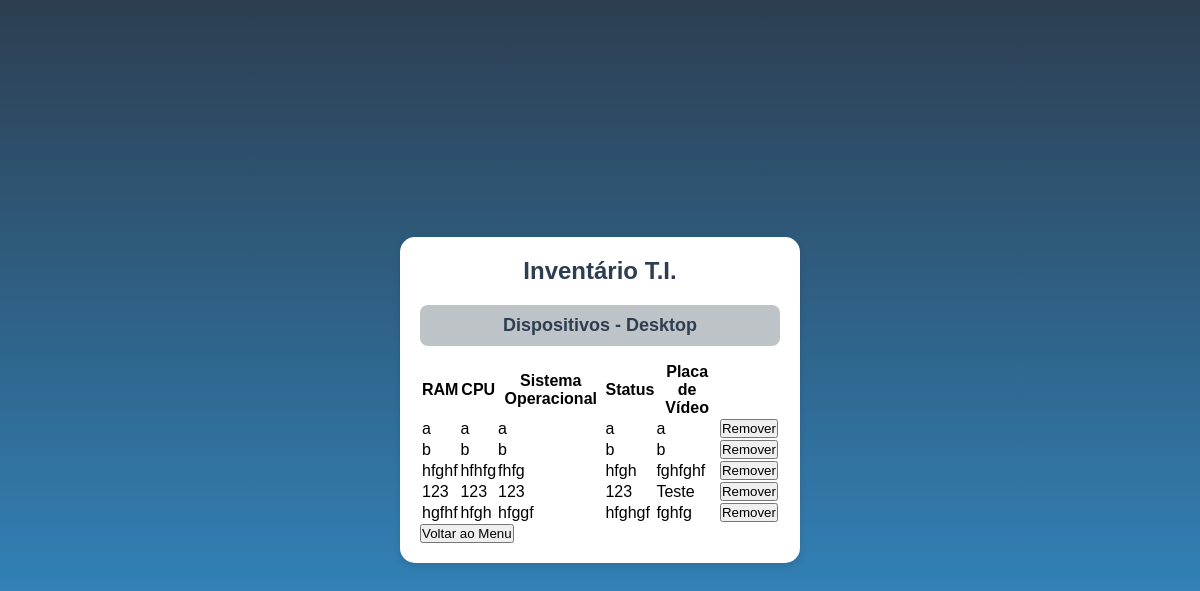
/listarDesktop, run on the app's committed database.
### app/modelos.py (models this page shows)
class Desktop(db.Model):
    __tablename__ = 'desktop'
    id_hardware = db.Column(db.Integer, db.ForeignKey('hardware.id_patrimonio'), primary_key=True)
    placa_video = db.Column(db.String, nullable=True)

class Hardware(db.Model):
    __tablename__ = 'hardware'
    id_patrimonio = db.Column(db.Integer, primary_key=True, autoincrement=True)
    ram = db.Column(db.String, nullable=True)
    cpu = db.Column(db.String, nullable=True)
    sistema_operacional = db.Column(db.String, nullable=True)
    status = db.Column(db.String, nullable=True)
    desktop = db.relationship('Desktop', backref='hardware', uselist=False)
    laptop = db.relationship('Laptop', backref='hardware', uselist=False)
    tablet = db.relationship('Tablet', backref='hardware', uselist=False)

### app/app.py (the view)
@app.route('/listarDesktop')
def listarDesktop():
    desktops = Desktop.query.all()
    return render_template('listarDesktop.html', desktops=desktops)

### templates/listarDesktop.html (shortened to what this page needs)
<!DOCTYPE html>
<html lang="pt-BR">
<head>
    <link rel="stylesheet" type="text/css" href="{{ url_for('static', filename='css/styleLista.css') }}"/>
</head>
<body>
    <div class="container">
        <h1 class="title">Inventário T.I.</h1>
        <h2 class="section-title">Dispositivos - Desktop</h2>
        <table class="device-table">
            <thead>
                <tr>
                    <th>RAM</th>
                    <th>CPU</th>
                    <th>Sistema Operacional</th>
                    <th>Status</th>
                    <th>Placa de Vídeo</th>
                </tr>
            </thead>
            <tbody>
                {% for desktop in desktops %}
                <tr>
                    <td>{{ desktop.hardware.ram }}</td>
                    <td>{{ desktop.hardware.cpu }}</td>
                    <td>{{ desktop.hardware.sistema_operacional }}</td>
                    <td>{{ desktop.hardware.status }}</td>
                    <td>{{ desktop.placa_video }}</td>
                    <td>
                        <form action="{{ url_for('removerDesktop', id=desktop.id_hardware) }}" method="POST" style="display: inline;">
                            <button type="submit" class="btn btn-delete">Remover</button>
                        </form>
                    </td>
                </tr>
                {% else %}
                <tr>
                    <td colspan="6">Nenhum Desktop encontrado.</td>
                </tr>
                {% endfor %}
            </tbody>
        </table>
        <div class="back-button">
            <button onclick="window.location.href='/';">Voltar ao Menu</button>
        </div>
    </div>
</body>
</html>

### static/css/styleLista.css (style rules this page uses)
* { margin: 0; padding: 0; box-sizing: border-box; font-family: Arial, sans-serif; }
body { min-height: 100vh; background: linear-gradient(to bottom, #2c3e50, #3498db); display: flex; justify-content: center; align-items: center; padding: 20px; }
.container { width: 100%; max-width: 400px; background-color: white; border-radius: 15px; padding: 20px; box-shadow: 0 4px 6px rgba(0, 0, 0, 0.1); }
.title { text-align: center; color: #2c3e50; margin-bottom: 20px; font-size: 24px; font-weight: bold; }
.section-title { background-color: #bdc3c7; color: #2c3e50; padding: 10px; border-radius: 8px; margin-bottom: 15px; text-align: center; font-size: 18px; }

### data on the page
Desktop: hardware.ram "a", hardware.cpu "a", hardware.sistema_operacional "a", hardware.status "a", placa_video "a"
Desktop: hardware.ram "b", hardware.cpu "b", hardware.sistema_operacional "b", hardware.status "b", placa_video "b"
Desktop: hardware.ram "hfghf", hardware.cpu "hfhfg", hardware.sistema_operacional "fhfg", hardware.status "hfgh", placa_video "fghfghf"
Desktop: hardware.ram "123", hardware.cpu "123", hardware.sistema_operacional "123", hardware.status "123", placa_video "Teste"
Desktop: hardware.ram "hgfhf", hardware.cpu "hfgh", hardware.sistema_operacional "hfggf", hardware.status "hfghgf", placa_video "fghfg"
